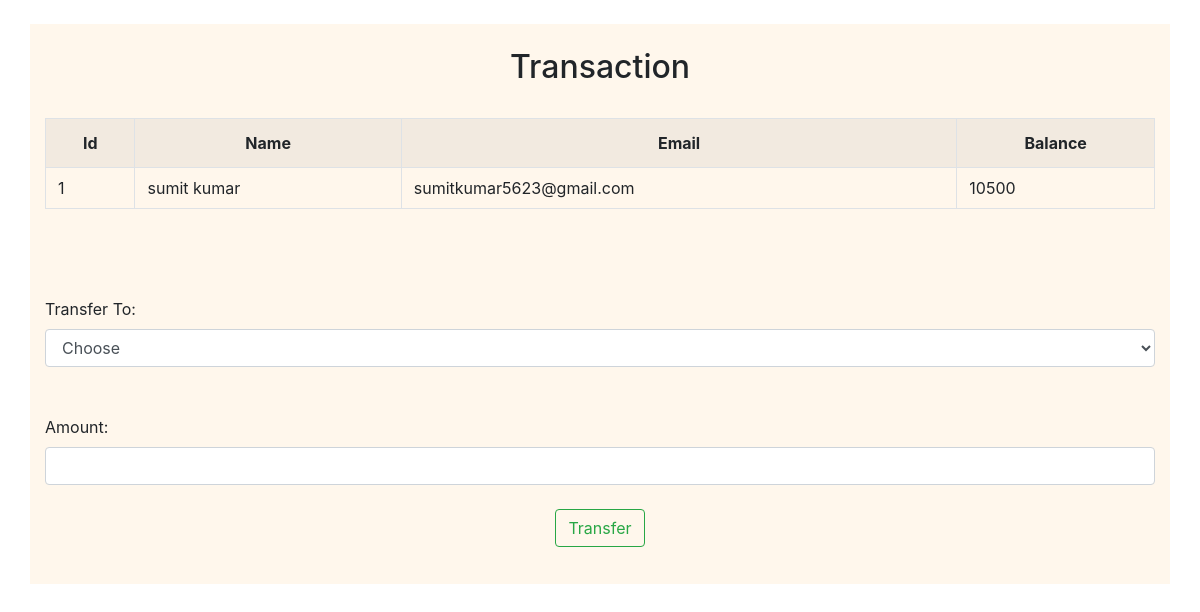
Screenshot of /selecteduserdetail.php?id=1 with the database file from the repository.
### tables this page shows
CREATE TABLE `users` (
  `id` int(5) NOT NULL,
  `name` text NOT NULL,
  `email` varchar(30) NOT NULL,
  `balance` int(8) NOT NULL
);

### selecteduserdetail.php (the view, shortened to what this page needs)
<!DOCTYPE html>
<html lang="en">
<head>
    <link rel="stylesheet" href="https://maxcdn.bootstrapcdn.com/bootstrap/4.0.0/css/bootstrap.min.css">
</head>
<body>
<br/>
    <div class="container-fuild">
        <div class="container">
            <h2 class="text-center pt-4">Transaction</h2>
            <?php
            $sid = $_GET['id'];
            $sql = "SELECT * FROM  users where id=$sid";
            $result = mysqli_query($conn, $sql);
            $rows = mysqli_fetch_assoc($result);
            ?>
            <form method="post" name="tcredit" class="tabletext"><br>
                <div>
                    <table class="table  table-striped table-condensed table-bordered">
                        <tr>
                            <th class="text-center">Id</th>
                            <th class="text-center">Name</th>
                            <th class="text-center">Email</th>
                            <th class="text-center">Balance</th>
                        </tr>
                        <tr>
                            <td class="py-2"><?php echo $rows['id'] ?></td>
                            <td class="py-2"><?php echo $rows['name'] ?></td>
                            <td class="py-2"><?php echo $rows['email'] ?></td>
                            <td class="py-2"><?php echo $rows['balance'] ?></td>
                        </tr>
                    </table>
                </div>
                <br><br><br>
                <label>Transfer To:</label>
                <select name="to" class="form-control" required>
                    <option value="" disabled selected>Choose</option>
                </select>
                <br>
                <br>
                <label>Amount:</label>
                <input type="number" class="form-control" name="amount" required>
                <br>
                <div class="text-center">
                    <button class="btn btn-outline-success" name="submit" type="submit" id="myBtn">Transfer</button>
                </div>
            </form>
        </div>
    </div>
</body>
</html>

### selecteduserdetail.php (style rules this page uses)
.container { background-color: #fff7ebed; height: 560px; }

### rows the page displays
users: id "1", name "sumit kumar", email "sumitkumar5623@gmail.com", balance "10500"
